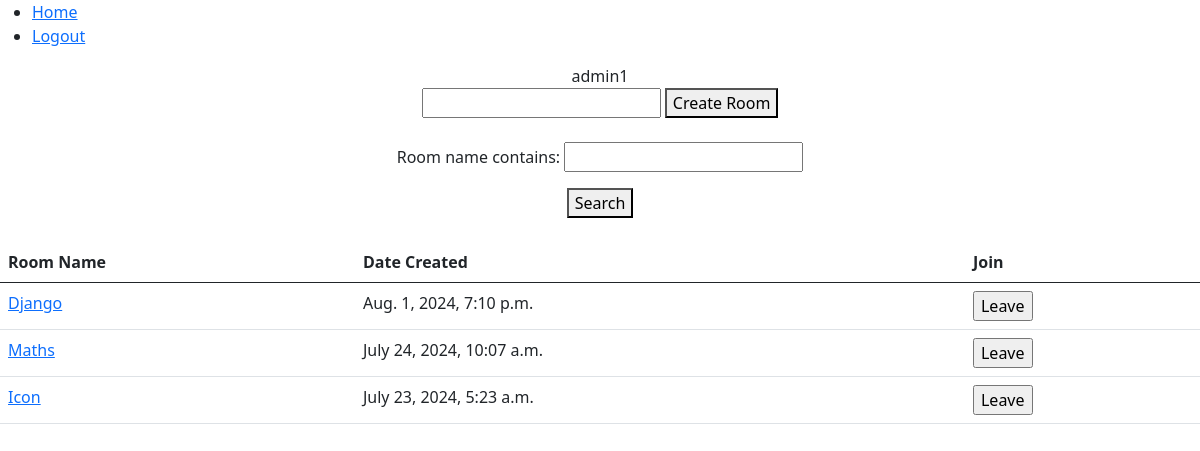
Page / (signed in) on the earlier database version.
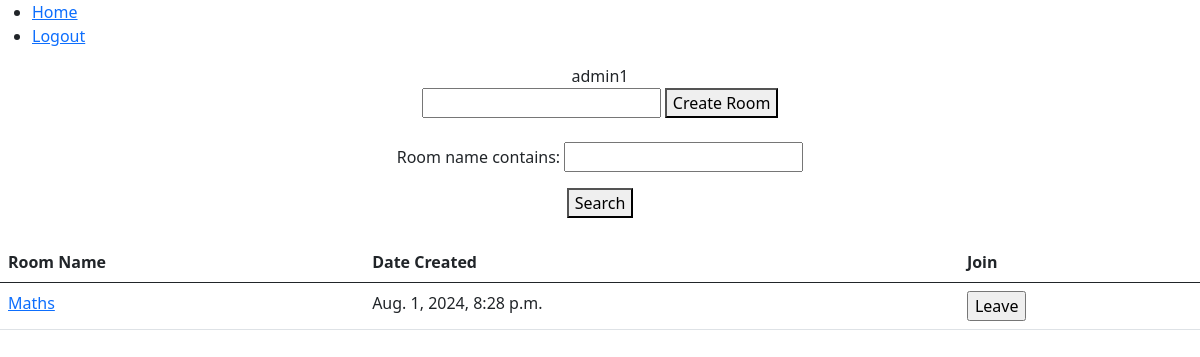
Same page on the later database version.
### chatapp/models.py (models this page shows, shortened)
class Room(models.Model):
    room_name = models.CharField(max_length=150, unique=True, primary_key=True)
    avatar = ResizedImageField(quality=70, upload_to='media/room', blank=True, null=True)
    members = models.ManyToManyField(Profile, blank=True)
    created_at = models.DateTimeField(auto_now_add=True)

### chatapp/views.py (the view)
# urls.py: 2. Add a URL to urlpatterns:  path('', views.home, name='home')
@login_required(login_url='signin')
def home(request):
    form = RoomForm()
    room_filter = RoomFilter(request.GET, queryset=Room.objects.all())
    context = {
        "form": form,
        'filter': room_filter,
        }
    return render(request, 'home.html', context)

### chatapp/forms.py
class RoomForm(forms.Form):
    room_name = forms.CharField(max_length=50, required=True, widget=forms.TextInput(attrs={"placeholder":"create or join room"}))

### chatapp/templates/home.html (shortened to what this page needs)
{% include 'base.html' %}
{% load static %}
{% block content %}
<center>
    {{ request.user.username }}
    <form action="{% url 'create_room' %}" method="post">
        <input name="room_name" type="text" required minlength="3">
        <button type="submit">Create Room</button>
    </form>
    <form method="get">
        {{ filter.form.as_p }}
        <button type=submit">Search</button>
    </form>
    <table class="table">
        <thead>
            <tr>
                <th scope="col">Room Name</th>
                <th scope="col">Date Created</th>
                <th scope="col">Join</th>
            </tr>
        </thead>
        <tbody>
            {% for obj in filter.qs reversed %}
            <tr>
                <td> <a href="{% url 'chat' obj.room_name %}"> {{ obj.room_name }} </a></td>
                <td>{{ obj.created_at }}</td>
                <td>
                    <form action="{% url 'joinroom' %}" method="post">
                        {% if request.user.profile in obj.members.all %}
                        <input type="submit" value="Leave">
                        {% else %}
                        <input type="submit" value="Join">
                        {% endif %}
                    </form>
                </td>
            </tr>
            {% endfor %}
        </tbody>
    </table>
</center>
{% endblock %}

### chatapp/templates/base.html (shortened to what this page needs)
{% load static %}
<!DOCTYPE html>
<html lang="en">
<head>
    <link href="https://cdn.jsdelivr.net/npm/bootstrap@5.0.2/dist/css/bootstrap.min.css" rel="stylesheet"
>
</head>
<body>
    <nav>
        <ul>
            <li>
                <a href="/">Home</a>
            </li>
            <li>
                <a href="{% url 'signout' %}">Logout</a>
            </li>
        </ul>
    </nav>
</body>
</html>

Differences in the rows shown:
removed Room: room_name "Django", created_at "Aug. 1, 2024, 7:10 p.m."
removed Room: room_name "Icon", created_at "July 23, 2024, 5:23 a.m."
changed Room "Maths": created_at "July 24, 2024, 10:07 a.m." → "Aug. 1, 2024, 8:28 p.m."
